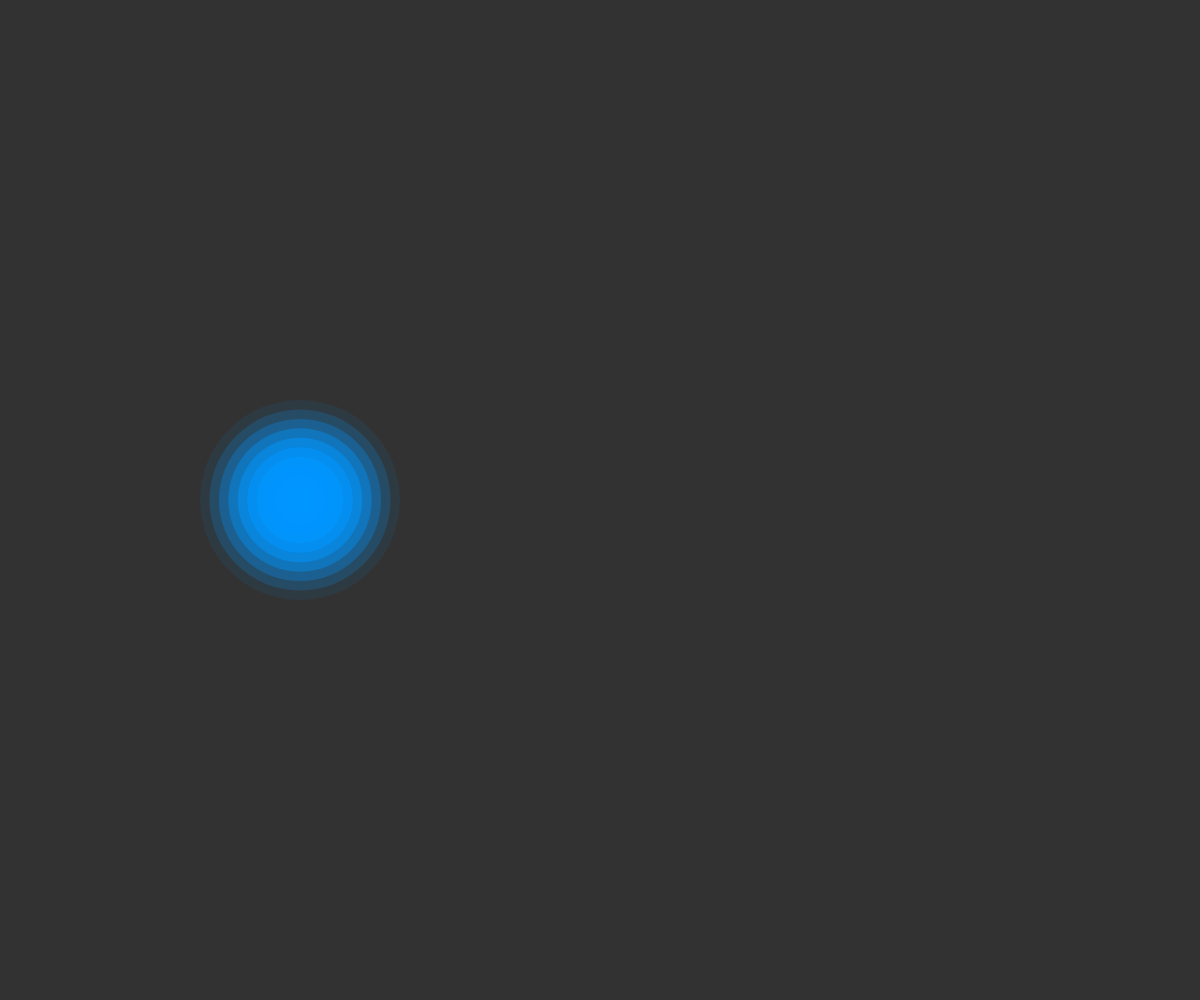
Frame 1 (no input)
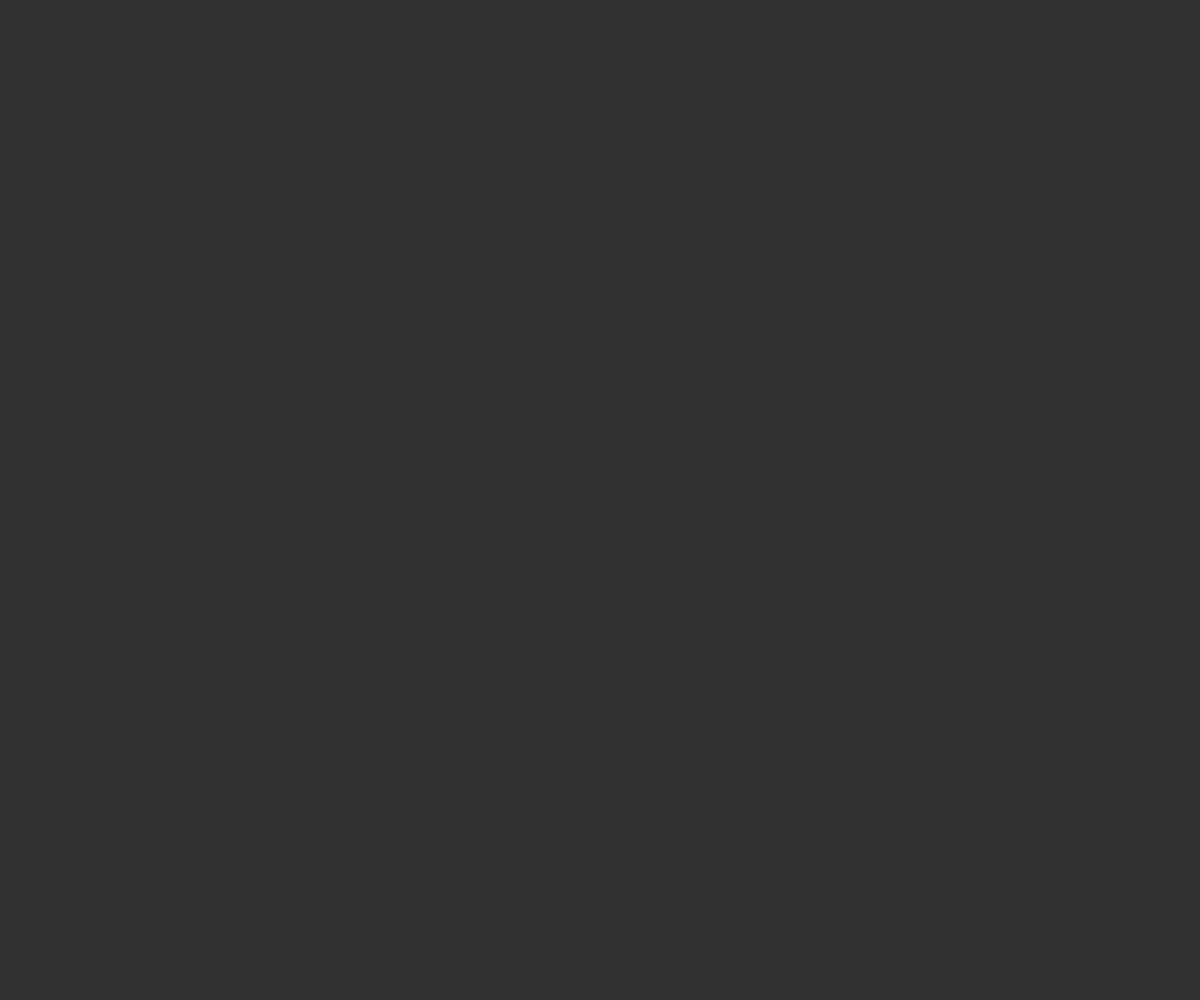
Frame 60 (no input)
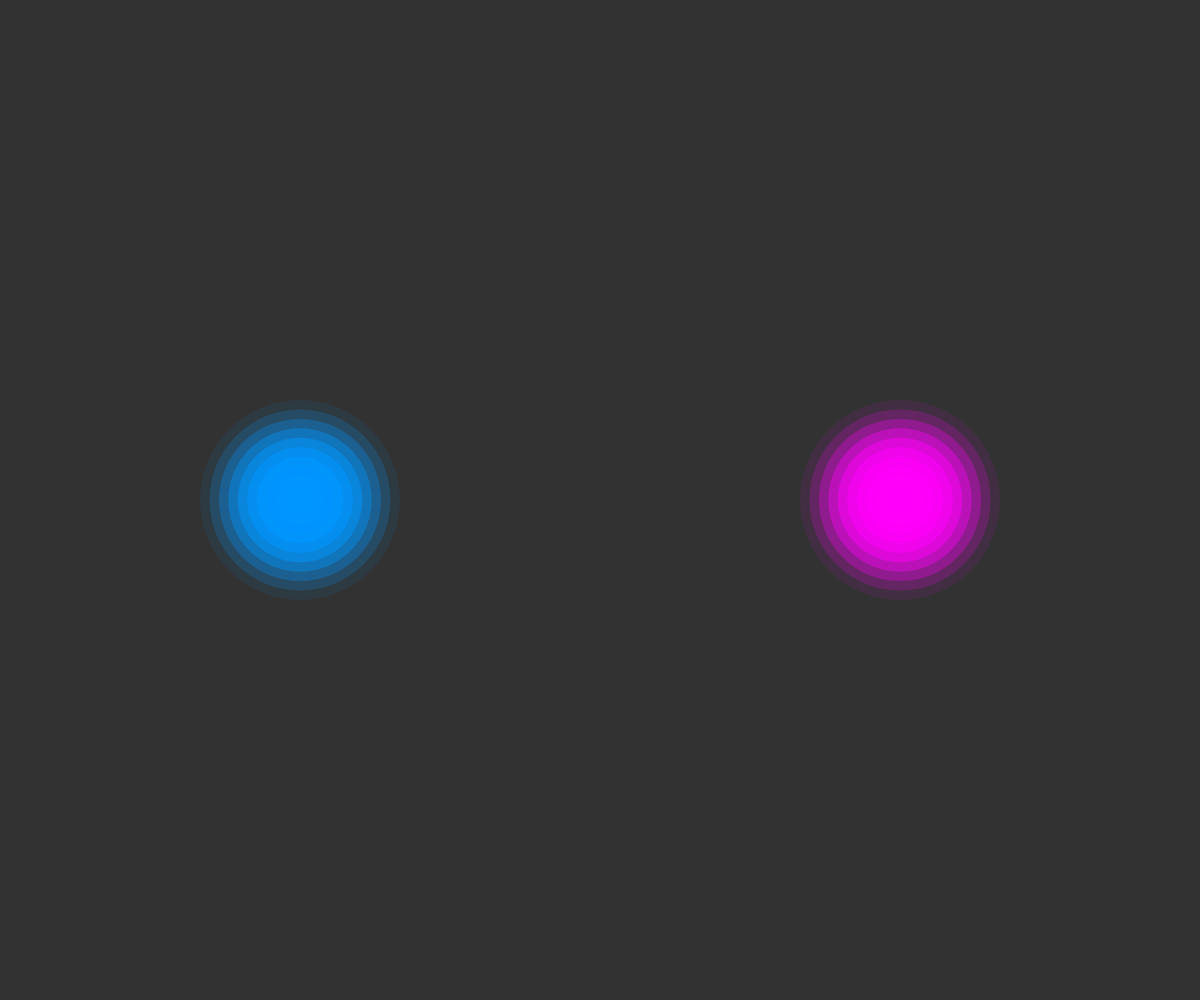
Frame 120 (the mouse pressed at the canvas centre since frame 60)

The p5.js sketch that drew these frames (run headless with seeded random() and noise() and a simulated clock; from frame 60 on, the mouse is pressed at the canvas centre):

// p5.js sketch
// ── sketch.js
let blinkLeft = true;

// same thing on the right but using millis() instead
let blinkRight = false;
let interval =   200;   // in milliseconds
let prevTime;           // stores the last time the
                        // light was turned on/off

function setup() {
  createCanvas(windowWidth, windowHeight);

  // record the current time for the millis() example
  prevTime = millis();
}


function draw() {
  background(50);

  // show the current frame count in the console
  // (note how this value just gets larger and larger)
  console.log(frameCount);

  // FRAME COUNT
  // (see the info at the top for the benefits and
  // drawbacks of this method for controlling events)

  // every 30 frames, switch the 'blinkLeft' variable
  // between true and false
  if (frameCount % 20 === 0) {
    blinkLeft = !blinkLeft;
  }

  // if 'blinkLeft' is true, draw a blue 'light'
  if (blinkLeft) {
    drawLight(width/4, height/2, color(0,150,255));
  }

  // MILLISECONDS
  // check if enough time has passed since the last
  // event and, if it has, switch the light on/off
  // this syntax is a bit confusing: we check if the
  // current time millis() is greater than the previous
  // time plus the interval we specified
  if (millis() > prevTime + interval) {
    
    // if so, flip the variable...
    blinkRight = !blinkRight;
    
    // ...and reset the timer to the current time
    prevTime = millis();
  }

  // if the light should be on, draw it using the
  // same function we used for the right side!
  if (blinkRight) {
    drawLight(width-width/4, height/2, color(255,0,250));
  }
}


// a function that draws a 'light' at a specified
// location and color – this is a good use for a
// function since it's code we want to use more
// than once but can be customized with arguments
function drawLight(x, y, c) {
  let r = red(c);
  let g = green(c);
  let b = blue(c);
  for (let i=0; i<10; i++) {
    let dia =   map(i, 0,9, 200,30);
    let alpha = map(i, 0,9, 20,255);
    fill(r,g,b, alpha);
    noStroke();
    circle(x, y, dia);
  }
}
